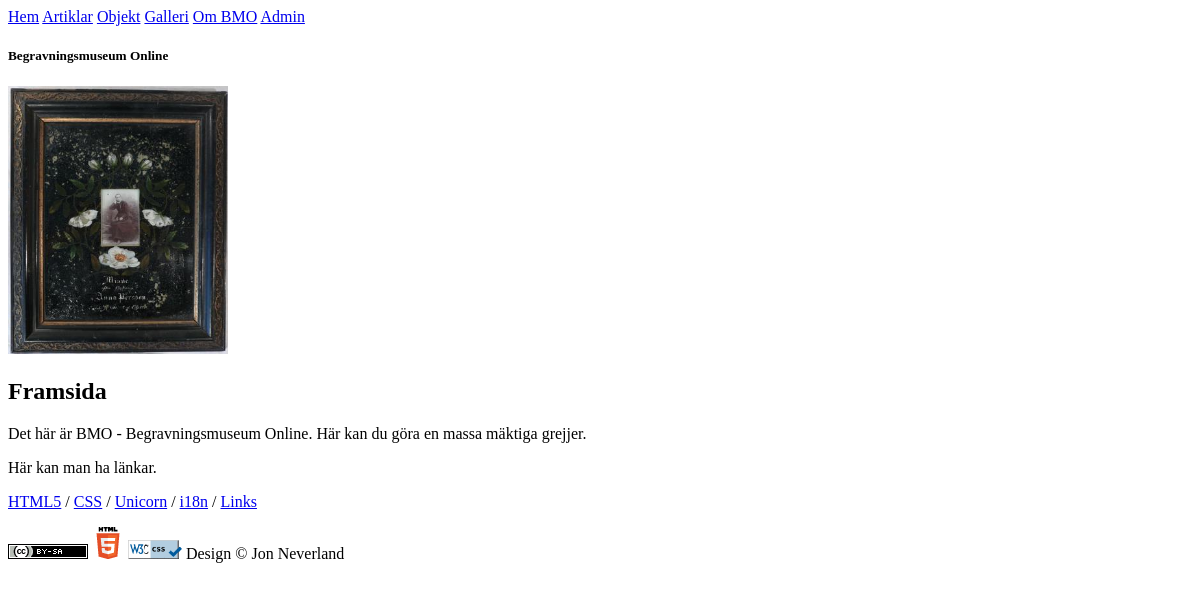
Before: / with the older database file.
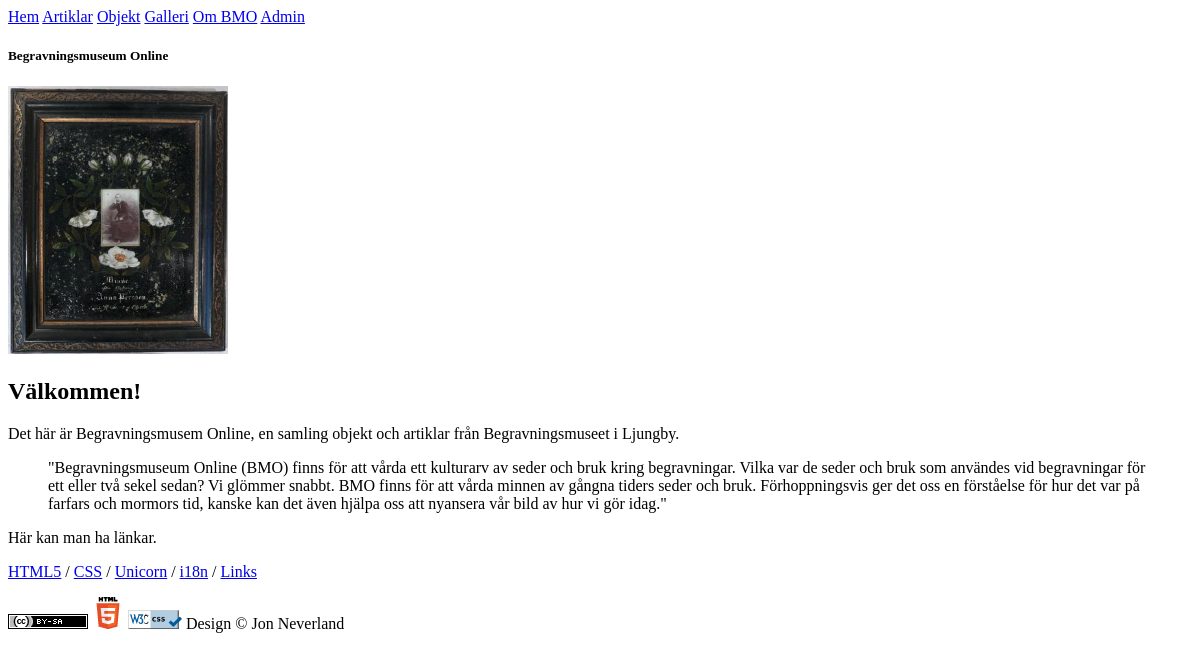
After: the same page with the newer database file.
### tables this page shows
CREATE TABLE "Article" ("id" INTEGER PRIMARY KEY  AUTOINCREMENT  NOT NULL  UNIQUE , "category" TEXT, "title" TEXT, "content" TEXT, "author" TEXT, "pubdate" DATETIME NOT NULL  DEFAULT CURRENT_DATE);

### application/core/Request.php (called while the page is built, shortened)
<?php
class Request {
	public function Parse() {
		$requestUri = $_SERVER['REQUEST_URI'];
		$scriptName = $_SERVER['SCRIPT_NAME'];
		$baseUrl = dirname($scriptName);
		$request = trim( substr($requestUri, strlen(rtrim($baseUrl, '/'))), '/' );
		$splits = explode('/', $request);
		$controller = !empty($splits[0]) ? $splits[0] : DEFAULT_CONTROLLER;
		$this->baseUrl = $baseUrl;
		$this->controller = $controller;
	}
}
?>

### application/config.php (called while the page is built, shortened)
<?php
function autoloader($className) {
	$split = explode('_', $className);
	$classPath = isset($split[1]) ? PAGES.$split[1] : null;
}
?>

### application/core/CoreController.php (called while the page is built, shortened)
<?php
class CoreController {
	public function render() {
    if (method_exists($this, 'getData')) {
    	extract($this->getData());
    }
		require( TEMPLATE );
	}
}
?>

### index.php (called while the page is built, shortened)
<?php
require( APP.'config.php' );
$core = new Core();
$core->route();
?>

### application/core/Database.php (called while the page is built, shortened)
<?php
class Database {
	private $db = null;
	private static $instance;
	public static function Instance() {
		if(self::$instance == null) {
			self::$instance = new Database(DSN);
		}
		return self::$instance;
	}
	private function __construct($dsn, $username = null, $password = null, $driver_options = null) {
		try {
			$this->db = new PDO($dsn, $username, $password, $driver_options);
		} catch (PDOException $e) {
    	echo 'Connection failed: ' . $e->getMessage();
		}
	}
	public function ExecuteSelectQueryAndFetchAll($query, $params=array()) {
		$this->stmt = $this->db->prepare($query);
		$this->stmt->execute($params);
		return $this->stmt->fetchAll(PDO::FETCH_ASSOC);
	}
}

### application/core/Article.php (called while the page is built, shortened)
<?php
class Article {
	static private $table = 'Article';
	private $db;
	public function __construct($database) {
		$this->db = $database;
	}
	public function getArticle($id) {
		$query = 'SELECT * FROM ' . self::$table . " where id=? or category=?";
		$params[] = $id;
		$params[] = $id;
		return $this->db->ExecuteSelectQueryAndFetchAll($query, $params);
	}
}
?>

### application/pages/Home/Controller_Home.php (called while the page is built, shortened)
<?php
class Controller_Home extends CoreController {
	public function index() {
		$db = Database::Instance();
		$article = new Article($db);
		$res = $article->getArticle('home');
	}
}
?>

### application/pages/Home/View_Home.php (the view)
 <div class="primary">
 <?php echo $this->helper->RandomImage(); ?>
<article class="home">
<h1><?php echo $view_title; ?></h1>
<?php echo $view_content; ?>
</article>
 </div>
 <div class="secondary">
<p>Här kan man ha länkar.</p>
 </div>

### application/core/Core.php (shortened to what this page needs)
<?php
class Core {
	public function route() {
		$request = new Request();
		$request->Parse();
		$controllerName = ucfirst($request->controller);
		$method = $request->method;
		$controllerClass = CONTROLLER_PREFIX.$controllerName;
		if (!class_exists($controllerClass))
		{
			$this->controller = new CoreController();
			$this->controllerAddons();
			$this->controller->index();
		} else {
			$this->controller = new $controllerClass;
			$this->controller->baseUrl = $request->baseUrl;
			$this->controller->arguments = $request->arguments;
			if (method_exists($this->controller, $method)) {
				$this->controller->$method();
			} else {
				$this->controller->index();
			}
			$this->controller->render();
		}
	}
}

### application/pages/template.php (shortened to what this page needs)
<!DOCTYPE html>
<html lang="sv">
<head>
	<link <?php $this->helper->Link(IMG.'favicon.ico');?> rel="shortcut icon">
<?php if(isset($_SESSION['stylesheet'])): ?>
	<link rel="stylesheet" <?php $this->helper->Link(CSS.$_SESSION['stylesheet']);?> type='text/css'>
<?php else: ?>
	<link rel="stylesheet" <?php $this->helper->Link(CSS.'style.css');?> title="standard stylesheet" type='text/css'>
<?php endif; ?>
	<link rel="stylesheet/less" type="text/css" <?php $this->helper->Link(CSS.'styles.less');?> >
	<script <?php $this->helper->Link('js/less.js', 'src');?> type="text/javascript"></script>
</head>
<body<?php if (isset($pageId)) echo " id='$pageId' "; ?>>
<div class="stickfootwrap">
<header class="top">
	<nav class="menu">
		<a <?php $this->helper->Link('home');?> id="home-">Hem</a>
		<a <?php $this->helper->Link('articles');?> id="articles-">Artiklar</a>
		<a <?php $this->helper->Link('objects');?> id="objects-">Objekt</a>
		<a <?php $this->helper->Link('gallery');?> id="gallery-">Galleri</a>
		<a <?php $this->helper->Link('about');?> id="about-">Om BMO</a>
		<a <?php $this->helper->Link('admin');?> id="admin-">Admin</a>
	</nav>
</header>
<div class="mainwrapper">
<header class="logo">
	<h5>Begravningsmuseum Online</h5>
</header>
<?php
require( $this->view );
?>
</div>
</div>
<div class="footer">
	<footer class="bottom">
	<div class="leftfoot">
	<p>
		<a href="http://validator.w3.org/check/referer">HTML5</a> /
		<a href="http://jigsaw.w3.org/css-validator/check/referer">CSS</a> /
		<a href="http://validator.w3.org/unicorn/check?ucn_uri=referer&amp;ucn_task=conformance">Unicorn</a> /
		<a href="http://validator.w3.org/i18n-checker/check?uri=<?php echo $this->helper->getCurrentUrl(); ?>">i18n</a> /
		<a href="http://validator.w3.org/checklink?uri=<?php echo 	$this->helper->getCurrentUrl(); ?>">Links</a>
	</p>
	</div>
	<div class="rightfoot">
	<a rel="license" href="http://creativecommons.org/licenses/by-sa/3.0/"><img alt="Creative Commons License" style="border-width:0" <?php $this->helper->Link('img/html5/cc-by-sa.png', 'src');?> /></a>
	<a href="http://validator.w3.org/check/referer"><img alt="Valid HTML5" <?php $this->helper->Link('img/html5/HTML5_Logo_32.png', 'src'); ?>></a>
	<a href="http://jigsaw.w3.org/css-validator/check/referer"><img height='19' <?php $this->helper->Link('img/html5/vcss-blue.gif', 'src'); ?> alt="Valid CSS!" /></a>
	Design &copy; Jon Neverland
	</div>
	</footer>
</div>
</body>
</html>

### application/core/ViewHelper.php (shortened to what this page needs)
<?php
class ViewHelper {
	private $baseUrl;
	private function __construct() {
		$request = new Request();
		$request->Parse();
		$this->baseUrl = $request->baseUrl;
	}
	public function Link($link, $type = 'href', $abaseUrl = null) {
		$baseUrl = ( isset($abaseUrl) ) ? $abaseUrl : ($this->baseUrl=='/') ? '' : $this->baseUrl;
		print $type . "='$baseUrl/$link'";
	}
	public function RandomImage() {
		$aPath = ($this->baseUrl=='/') ? 'img/550/' : $this->baseUrl.'img/250/';
		$list = $this->ReadDirectory($aPath);
		$image = $list[rand(0, count($list)-1)];
		return "<div class='randimage'><img width=220 src='/{$aPath}{$image}' alt=''></div>";
	}
	public function ReadDirectory($aPath) {
		$list = Array();
		if(is_dir($aPath)) {
			if ($dh = opendir($aPath)) {
				while (($file = readdir($dh)) !== false) {
					if(is_file("$aPath/$file") && $file != '.htaccess') {
						$list[$file] = "$file";
					}
				}
			}
		}
		sort($list, SORT_STRING);
		return $list;
	}
public function getCurrentUrl() {
	$url = "http";
	$url .= (@$_SERVER["HTTPS"] == "on") ? 's' : '';
	$url .= "://";
	$serverPort = ($_SERVER["SERVER_PORT"] == "80") ? '' :
    (($_SERVER["SERVER_PORT"] == 443 && @$_SERVER["HTTPS"] == "on") ? '' : ":{$_SERVER['SERVER_PORT']}");
	$url .= $_SERVER["SERVER_NAME"] . $serverPort . htmlspecialchars($_SERVER["REQUEST_URI"]);
	return $url;
}
}

Changed rows visible on the page:
changed article: title "Framsida" → "Välkommen!"; content "Det här är BMO - Begravningsmuseum Online. Här kan du göra en massa mäktiga grejjer." → "Det här är Begravningsmusem Online, en samling objekt och artiklar från Begravningsmuseet i Ljungby. \"Begravningsmuseum Online (BMO) finns för att vårda ett kulturarv av seder och bruk kring begravningar. Vilka var de seder och bruk som användes vid begravningar för ett eller två sekel sedan? Vi glömmer snabbt. BMO finns för att vårda minnen av gångna tiders seder och bruk. Förhoppningsvis ger det oss en förståelse för hur det var på farfars och mormors tid, kanske kan det även hjälpa oss att nyansera vår bild av hur vi gör idag.\""
